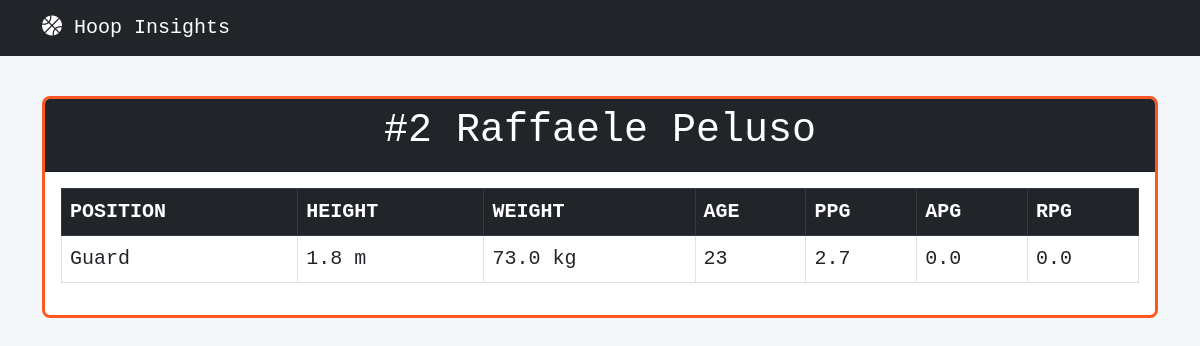
Screenshot of /player/1 with the database file from the repository.
### tables this page shows
CREATE TABLE players (
    id INTEGER PRIMARY KEY AUTOINCREMENT,
    name VARCHAR(255),
    jersey INTEGER,
    position VARCHAR(255),
    height REAL,
    weight REAL,
    age INTEGER,
    ppg REAL DEFAULT 0,
    rpg REAL DEFAULT 0,
    apg REAL DEFAULT 0,
    fpg REAL DEFAULT 0
);

### app.py (the view)
@app.route("/player/<int:id>")
def get_player(id):
    connection = get_connection()
    if connection:
        cursor = connection.cursor()
        cursor.execute("SELECT * FROM players WHERE id = ?", (id,))
        player = cursor.fetchone()
        connection.close()
        if player:
            return render_template("player.html", player=player)
        else:
            return {"error": "Player not found"}, 404
    else:
        return {"error": "Database error"}, 500

### app.py (called while the page is built)
def get_connection():
    connection = sqlite3.connect("data/database.db")
    connection.row_factory = sqlite3.Row
    return connection

### templates/player.html
{% extends "base.html" %} {% block content %}
<div class="card border-warning mt-3">
  <div class="card-header bg-dark text-white text-center">
    <h1>#{{ player['jersey'] }} {{ player['name'] }}</h1>
  </div>
  <div class="card-body">
    <table class="table table-bordered">
      <thead class="table-dark">
        <tr>
          <th>POSITION</th>
          <th>HEIGHT</th>
          <th>WEIGHT</th>
          <th>AGE</th>
          <th>PPG</th>
          <th>APG</th>
          <th>RPG</th>
        </tr>
      </thead>
      <tbody>
        <tr>
          <td>{{ player['position'] }}</td>
          <td>{{ player['height'] }} m</td>
          <td>{{ player['weight'] }} kg</td>
          <td>{{ player['age'] }}</td>
          <td>{{ player['ppg'] }}</td>
          <td>{{ player['apg'] }}</td>
          <td>{{ player['rpg'] }}</td>
        </tr>
      </tbody>
    </table>
  </div>
</div>
{% endblock %}

### static/styles.css (style rules this page uses)
body { font-family: "Consolas", monospace; font-size: 20px; background-color: #f4f7fa; color: #333; margin: 0; padding: 0; }
.card.border-warning { border: 3px solid #ff5722 !important; border-radius: 8px; }

### rows the page displays
players: jersey "2", name "Raffaele Peluso", position "Guard", height "1.8", weight "73.0", age "23", ppg "2.7", apg "0.0", rpg "0.0"
